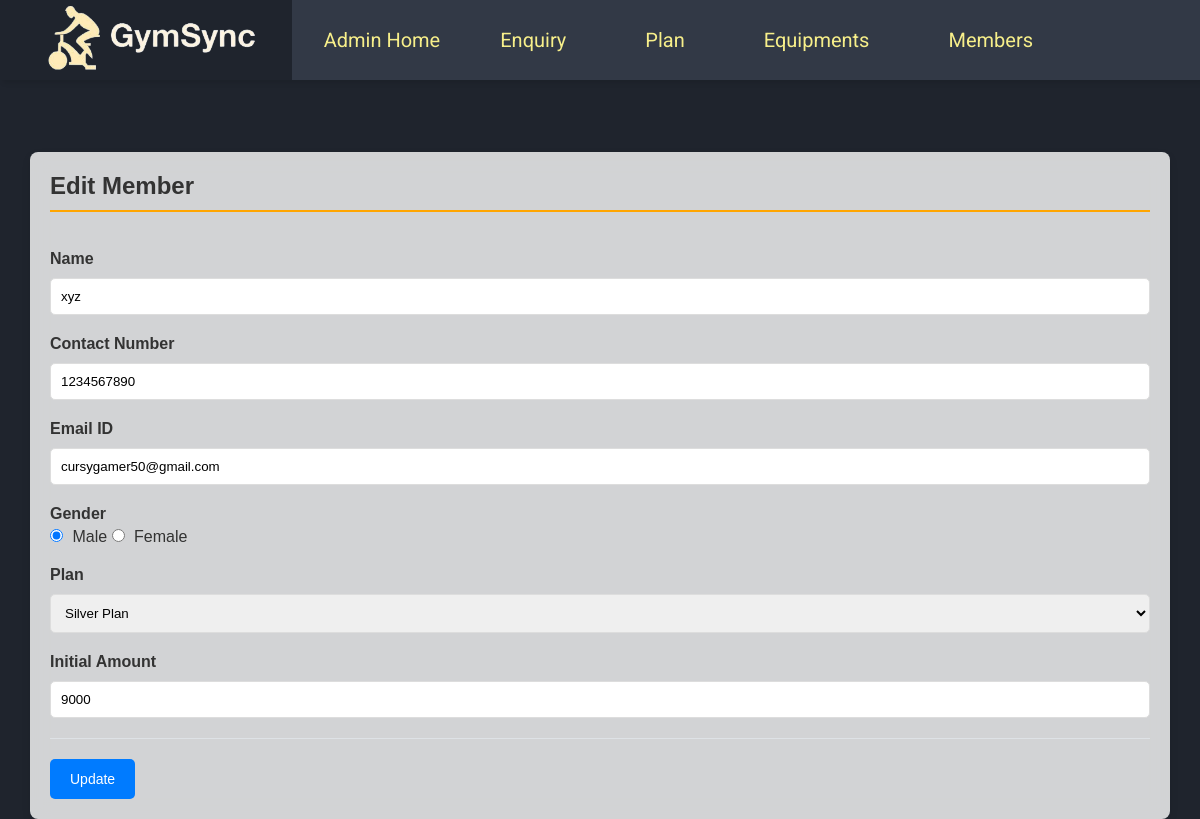
Screenshot of /edit_Member/19 (signed in) with the database file from the repository.
### gym/models.py (models this page shows, shortened)
class Member(models.Model):
    name = models.CharField(max_length=150, null=True)
    contact = models.CharField(max_length=15, null=True)
    email = models.CharField(max_length=50, unique=True, null=True)
    password = models.CharField(max_length=100, default="default_password")
    gender = models.CharField(max_length=10, null=True)
    plan = models.CharField(max_length=100, null=True)
    joindate = models.DateField(null=True)
    chatroom_id = models.CharField(max_length=50, null=True)
    initamount = models.CharField(max_length=100, null=True)

### gym/views.py (the view, shortened to what this page needs)
# urls.py: path("edit_Member/<int:pid>", edit_Member, name="edit_Member"),
def edit_Member(request, pid):
    if not request.user.is_authenticated:
        return redirect(admin_login)
    error = ""
    user = request.user
    member = Member.objects.get(id=pid)
    return render(request, "edit_Member.html", locals())

### gym/templates/edit_Member.html (shortened to what this page needs)
{% include 'admin_nav.html' %}
{% load static %}
{% block main %}
 <html lang="en" class="no-focus">
 <link rel="stylesheet" id="css-main" href="{% static 'css/edit-styles.css' %}">
 <video autoplay muted loop class="back-video">
    <source src="{% static 'images/bgvideo2.mp4' %}" type="video/mp4">
  </video>
 <br><br><br><br>
	<div class="container card shadow mt-5">
		<div class="card-body">
			<h5 class="p-2" style="border-bottom: 2px solid orange">Edit Member</h5>
             <br>
			<div class="container-fluid">
					<form method="post">
                        <div class="col-sm-9">
							<div class="form-group">
								<label>Name</label>
                                <input type="text" name="name" class="form-control" value="{{member.name}}">
							</div>
						</div>
						<div class="col-sm-9">
							<div class="form-group">
								<label>Contact Number</label>
                                <input type="text" name="contact" class="form-control" value="{{member.contact}}">
							</div>
						</div>
						<div class="col-sm-9">
							<div class="form-group">
								<label>Email ID</label>
                                <input type="email" name="email" class="form-control" value="{{member.email}}">
							</div>
						</div>
						<div class="col-sm-9">
							<div class="form-group">
								<label>Gender</label>
                                {% if member.gender == "Male" %}
								<input type="radio" name="gender" value="Male" checked> Male
								<input type="radio" name="gender" value="Female"> Female
								{% endif %}
							</div>
						</div>
                        <div class="col-sm-9">
							<div class="form-group">
								<label>Plan</label>
                                <select name="plan" class="form-control">
                                    <option value="{{member.plan}}">{{member.plan}}</option>
								</select>
							</div>
						</div>
                        <div class="col-sm-9">
							<div class="form-group">
								<label>Initial Amount</label>
                                <input type="text" name="initamount" class="form-control" value="{{member.initamount}}">
							</div>
						</div>
						<hr>
						<input type="submit" value="Update" class="btn btn-primary">
					</form>
				</div>
			</div>
		</div>
        <link rel="stylesheet" href="https://use.fontawesome.com/releases/v5.6.3/css/all.css">
 </html>
{% endblock %}

### static/css/admin_nav_style.css (style rules this page uses)
* { margin: 0; padding: 0; }

### static/css/edit-styles.css (style rules this page uses)
.container { max-width: 1100px; margin: 0 auto; padding: 20px; position: relative; z-index: 1; }
.card { background-color: rgba(255, 255, 255, 0.8); border-radius: 8px; border: 1px solid #dee2e6; padding: 20px; box-shadow: 0 4px 8px rgba(0, 0, 0, 0.1); backdrop-filter: blur(10px); -webkit-backdrop-filter: blur(10px); border: none; }
h5 { font-size: 24px; font-weight: bold; color: #333; padding-bottom: 10px; margin-bottom: 20px; border-bottom: 3px solid goldenrod; }
.form-group { margin-bottom: 20px; }
.form-group label { font-weight: bold; color: #333; display: block; margin-bottom: 5px; }
.form-control { width: 100%; padding: 10px; border-radius: 5px; border: 1px solid #ddd; box-shadow: none; margin-top: 5px; }
hr { border: 0; border-top: 1px solid #dee2e6; margin: 20px 0; }
.btn { padding: 12px 20px; font-size: 14px; border-radius: 5px; text-decoration: none; color: white; cursor: pointer; }
.btn-primary { background-color: #007bff; border: none; }
input[type="radio"] { margin-right: 5px; }
.back-video { position: fixed; top: 0; left: 0; width: 100vw; height: 100vh; object-fit: cover; z-index: -1; }
@media (max-aspect-ratio: 16/9) { .back-video { width: auto; height: 100%; } }

### rows the page displays
Member: name "xyz", contact "1234567890", email "cursygamer50@gmail.com", plan "Silver Plan", initamount "9000"
